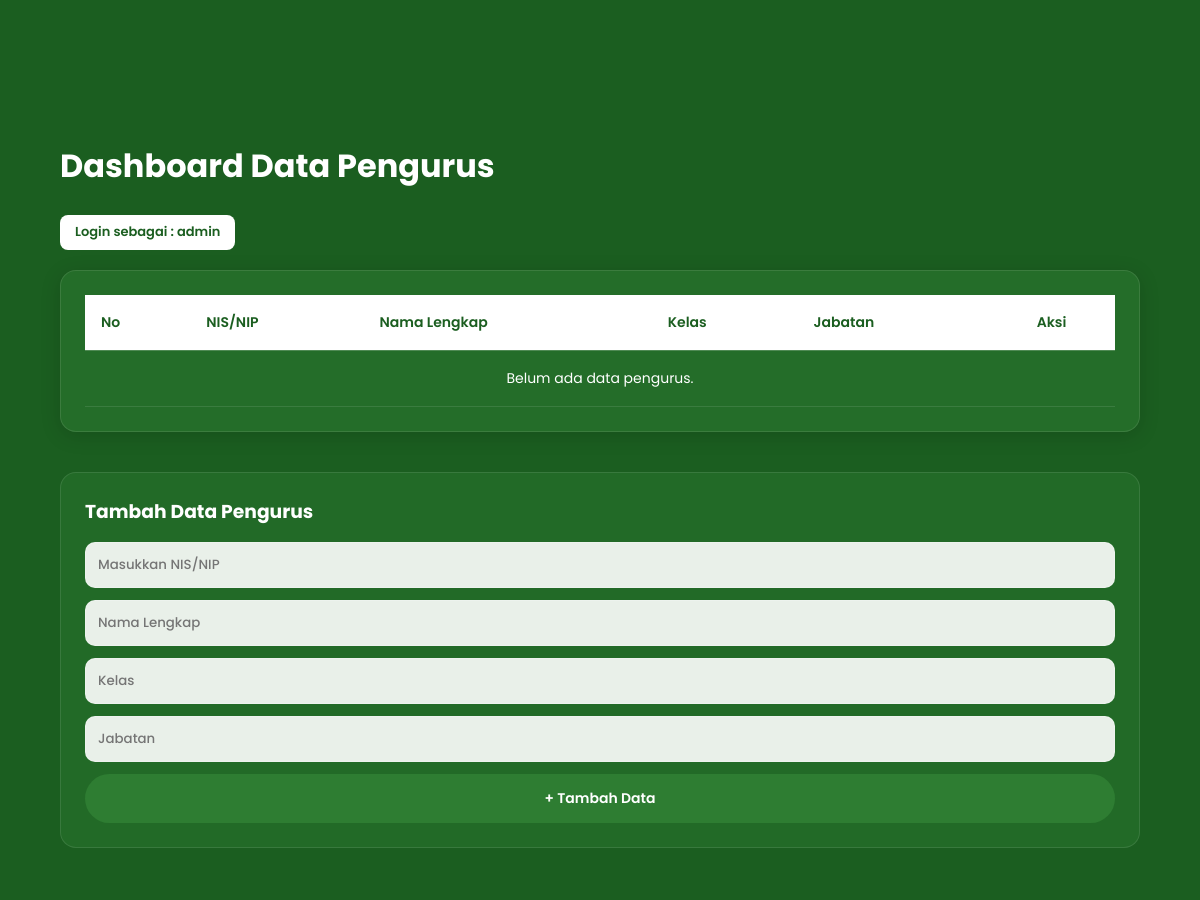
Page /beranda.php (signed in, middle part) on the earlier database version.
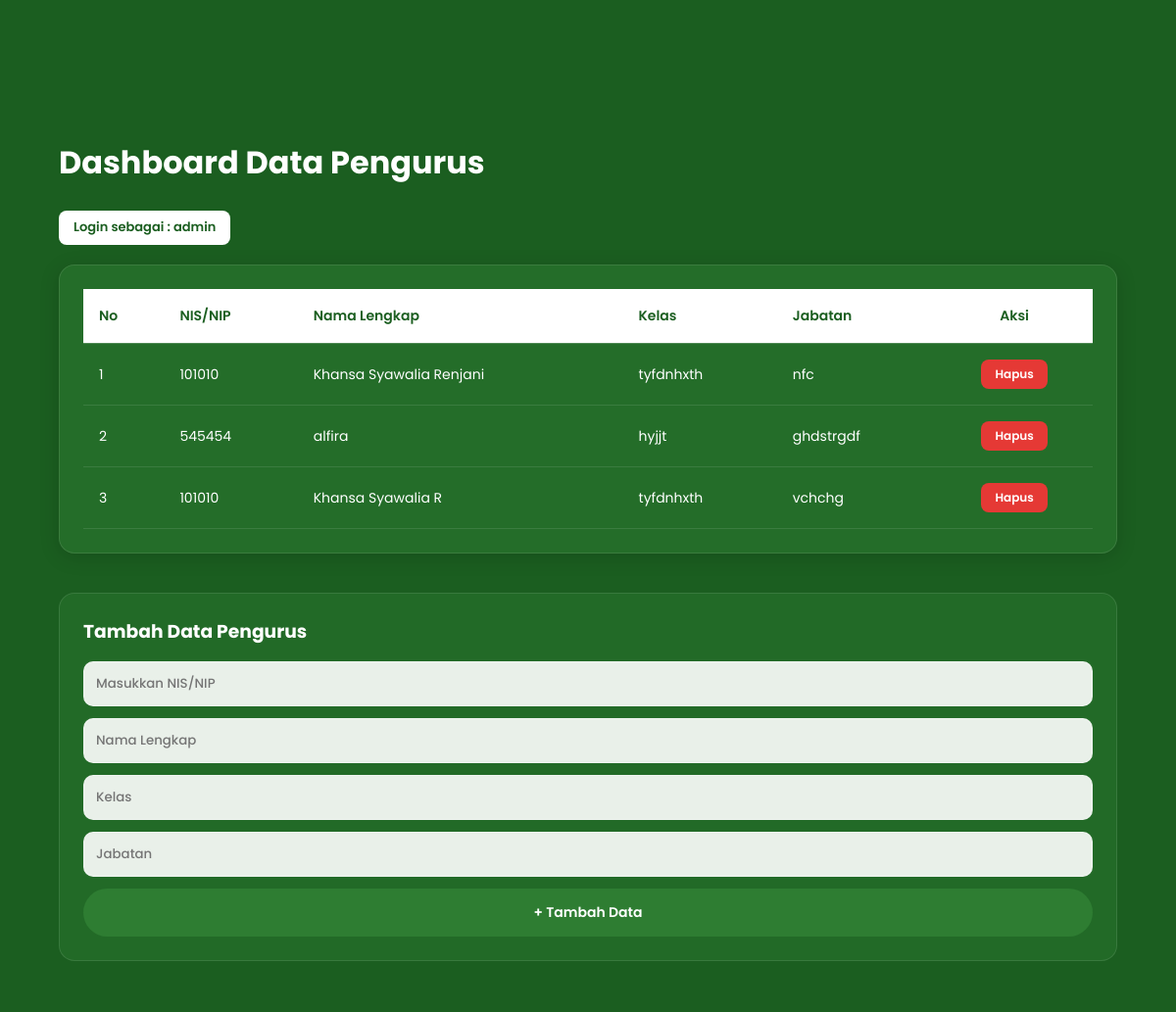
Same page on the later database version.
### tables this page shows
CREATE TABLE `prestasi` (
  `id` int(11) NOT NULL,
  `nip` varchar(30) DEFAULT NULL,
  `nama` varchar(100) DEFAULT NULL,
  `kelas` varchar(50) DEFAULT NULL,
  `wali_kelas` varchar(100) DEFAULT NULL,
  `jabatan` varchar(100) DEFAULT NULL
);

### beranda.php (the view, shortened to what this page needs)
<!DOCTYPE html>
<html lang="id">
<head>
</head>
<body>
<section id="dokumentasi">
</section>
<section id="dashboard">
  <h2 class="section-title">Dashboard Data Pengurus</h2>
  <div class="badge-login">
    Login sebagai : <?= htmlspecialchars($_SESSION['user']); ?>
  </div>
  <?php
  $result = mysqli_query($koneksi, "SELECT * FROM prestasi ORDER BY id DESC");
  ?>
  <div class="table-container">
    <table class="custom-table">
      <thead>
        <tr>
          <th>No</th>
          <th>NIS/NIP</th>
          <th>Nama Lengkap</th>
          <th>Kelas</th>
          <th>Jabatan</th>
          <th style="text-align: center;">Aksi</th>
        </tr>
      </thead>
      <tbody>
        <?php
        $no = 1;
        if ($result && mysqli_num_rows($result) > 0) {
            while($row = mysqli_fetch_assoc($result)) {
        ?>
          <tr>
            <td><?= $no++; ?></td>
            <td><?= htmlspecialchars($row['nip'] ?? '-'); ?></td>
            <td><?= htmlspecialchars($row['nama'] ?? '-'); ?></td>
            <td><?= htmlspecialchars($row['kelas'] ?? '-'); ?></td>
            <td><?= htmlspecialchars($row['jabatan'] ?? '-'); ?></td>
            <td style="text-align: center;">
              <a href="hapus.php?id=<?= urlencode($row['id'] ?? ''); ?>" onclick="return confirm('Yakin hapus data ini?')">
                <button class="btn-hapus">Hapus</button>
              </a>
            </td>
          </tr>
        <?php
            }
        } else {
        ?>
          <tr>
            <td colspan="6" style="text-align: center;">Belum ada data pengurus.</td>
          </tr>
        <?php
        }
        ?>
      </tbody>
    </table>
  </div>
  <div style="margin-top:40px;" class="card">
    <h3 style="margin-bottom:15px;">Tambah Data Pengurus</h3>
    <form action="proses_tambah.php" method="POST">
      <input type="text" name="nip" placeholder="Masukkan NIS/NIP" required class="form-control-custom">
      <input type="text" name="nama" placeholder="Nama Lengkap" required class="form-control-custom">
      <input type="text" name="kelas" placeholder="Kelas" required class="form-control-custom">
      <input type="text" name="jabatan" placeholder="Jabatan" required class="form-control-custom">
      <button class="btn" type="submit" name="submit_tambah" style="width:100%;">
        + Tambah Data
      </button>
    </form>
  </div>
</section>
</body>
</html>

### beranda.php (style rules this page uses)
* { margin: 0; padding: 0; box-sizing: border-box; font-family: 'Poppins', sans-serif; }
body { background: #1b5e20; color: #f1f8e9; line-height: 1.6; scroll-behavior: smooth; }
a { text-decoration: none; color: inherit; }
.btn { width: fit-content; padding: 14px 32px; border-radius: 999px; background: #2e7d32; color: white; font-size: 14px; transition: 0.3s; font-weight: 600; border: none; cursor: pointer; display: inline-block; text-align: center; }
section { padding: 80px 60px; }
.section-title { font-size: 32px; margin-bottom: 24px; color: #ffffff; }
.card { background: rgba(46, 125, 50, 0.4); padding: 24px; border-radius: 16px; transition: 0.3s; border: 1px solid rgba(255, 255, 255, 0.1); }
.card h3 { margin-bottom: 12px; color: #ffffff; }
.table-container { width: 100%; overflow-x: auto; background: rgba(46, 125, 50, 0.5); padding: 24px; border-radius: 16px; border: 1px solid rgba(255, 255, 255, 0.1); box-shadow: 0 4px 20px rgba(0,0,0,0.15); }
.custom-table { width: 100%; border-collapse: collapse; text-align: left; }
.custom-table th { background: #ffffff; color: #1b5e20; padding: 16px; font-weight: 600; font-size: 14px; border-bottom: 2px solid rgba(255, 255, 255, 0.2); }
.custom-table td { padding: 16px; font-size: 14px; color: #ffffff; border-bottom: 1px solid rgba(255, 255, 255, 0.1); }
.badge-login { background: #ffffff; color: #1b5e20; padding: 6px 14px; border-radius: 8px; font-size: 13px; font-weight: 600; display: inline-block; margin-bottom: 20px; border: 1px solid rgba(255, 255, 255, 0.2); }
.btn-hapus { background: #e53935; color: white; padding: 6px 14px; border-radius: 8px; font-size: 12px; font-weight: 600; border: none; cursor: pointer; transition: 0.2s; text-align: center; display: inline-block; }
.form-control-custom { width: 100%; padding: 12px; margin-bottom: 12px; border-radius: 10px; border: 1px solid rgba(255, 255, 255, 0.2); outline: none; background: rgba(255, 255, 255, 0.9); color: #1b5e20; transition: 0.3s; font-weight: 500; }

Differences in the rows shown:
added prestasi: nip "101010", nama "Khansa Syawalia Renjani", kelas "tyfdnhxth", jabatan "nfc"
added prestasi: nip "545454", nama "alfira", kelas "hyjjt", jabatan "ghdstrgdf"
added prestasi: nip "101010", nama "Khansa Syawalia R", kelas "tyfdnhxth", jabatan "vchchg"
Other differences:
text no longer shown: "Belum ada data pengurus."
